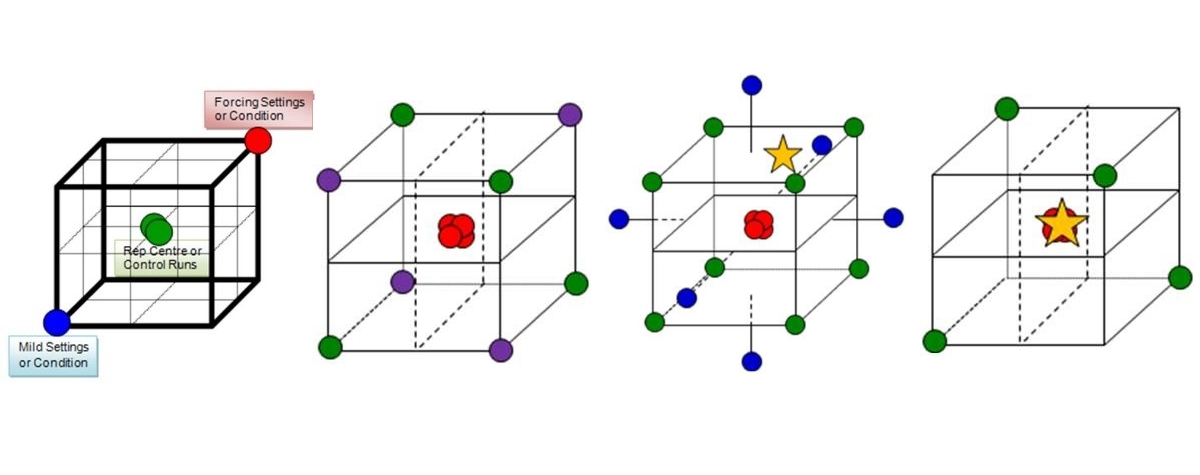
#> input picture images/DOE_example.jpg, 1200 x 475 px; its folder holds only this picture in this run
$ python -i backend.py   (imports and definitions only)
#> lines starting #> are read from the running program, lines starting #| are printed output that depends on the picture; after the words box and inside, x2 and y2 are one past the last pixel; in counts of white or black regions, pixels touching at a corner belong together
import numpy as np
import cv2 as cv
from scipy.ndimage.measurements import label
import os
import pandas as pd
import matplotlib.pyplot as plt
import warnings
from scipy.ndimage import gaussian_filter1d


def norm(image, scale_to=255):
    '''
    Normalize the input image to a specified scale.

    :param image: input image
    :param scale_to: max to scale to, default: 255 for 8 bit images
    :return:
    '''
    # Convert image to float type for precise calculations
    img = image[:].astype(float)

    # Normalize the image to the range [0, 1]
    out = (img - img.min()) / (img.max() - img.min())

    # Scale the normalized image to the specified scale
    out *= scale_to

    out = np.uint8(out.astype(int))

    return out


def get_rotated_image(img, theta):
    '''
    Rotate the input image by a specified angle.

    :param img: input image
    :param theta: angle to rotate
    :return: rotated image
    '''
    # Get the dimensions of the image
    rows, cols = img.shape[:2]

    # Compute the rotation matrix for the given angle
    rotation_matrix = cv.getRotationMatrix2D((cols / 2, rows / 2), theta * 180 / np.pi, 1)

    # Apply the rotation to the image
    return cv.warpAffine(img, rotation_matrix, (cols, rows))


# [58 lines left out: functions find_valley_peak, crop_left_right_cassette, not called in this run]


def get_fit(x, y):
    """
    Get the slope and intercept from x and y series using numpy.polyfit.
    Return 0 for slope if there is an exception.

    :param x: numpy array, x series
    :param y: numpy array, y series
    :return: slope and intercept
    """
    try:
        # Perform linear fit
        slope, intercept = np.polyfit(x, y, deg=1)
    except:
        # Return 0 for slope and intecept if an exception occurs
        slope = 0
        intercept = 0
    return slope, intercept


def get_slope(x, y):
    """
    Get the slope from x and y series.

    :param x: numpy array, x series
    :param y: numpy array, y series
    :return: slope
    """
    return get_fit(x, y)[0]

def align_crop(image, median_blur_size=7, sobel_size=5, dark_frame=1, sign_list=[1, -1]):
    '''
    Align and crop the top and bottom of the input image.

    :param image: input image
    :param median_blur_size: size for median blur before getting labeled regions to get slopes
    :param sobel_size: size of kernel for blurring during Sobel calculation to crop top and bottom
    :param dark_frame: if 1, the area around the strip is black; if 0, white
    :param sign_list: to keep track of the sign of the derivative
    :return: dictionary containing ROI, angle used for rotation, and crop range
    '''
    # Convert image to grayscale
    if len(image.shape) == 2:
        gray = np.copy(image)
    elif len(image.shape) == 3:
        gray = cv.cvtColor(image, cv.COLOR_BGR2GRAY)
    elif len(image.shape) > 3:
        gray = image.mean(axis=-1)

    # Apply Sobel filter to find horizontal lines and calculate the angle
    sobely = cv.Sobel(gray, cv.CV_64F, 0, 1, ksize=sobel_size)
    threshold_value, threshold_image = cv.threshold(norm(np.abs(sobely)), 0, 255, cv.THRESH_BINARY + cv.THRESH_OTSU)
    threshold_image = cv.medianBlur(threshold_image, median_blur_size)
    labeled_array, num_features = label(threshold_image)

    # Calculate the slope and the number of pixels for each labeled region
    slope = np.array(
        [[get_slope(*np.where(labeled_array == i)[::-1]), len(np.where(labeled_array == i)[0])]
         for i in range(1, num_features + 1)])
    slope = slope[~np.isnan(slope[:, 0]),]

    # Calculate the mean angle weighted by the number of pixels
    angle = np.arctan(slope[:, 0])
    angle_mean = (angle * slope[:, 1]).sum() / slope[:, 1].sum()

    # Rotate the grayscale image and Sobel image by the calculated angle
    gray_rot = get_rotated_image(gray, angle_mean)
    sobely_rot = get_rotated_image(sobely, angle_mean)

    # Find the top and bottom borders of the rotated Sobel image
    line = sobely_rot.sum(axis=1)
    mid = int(len(line) / 2)

    # Adjust the sign list based on the dark_frame parameter
    if dark_frame == 1:
        sign_list = np.array(sign_list)
    else:
        sign_list = np.array(sign_list) * (-1)

    # Find the top and bottom crop indices
    i0 = np.argmax(sign_list[0] * line[:mid])
    i1 = np.argmax(sign_list[1] * line[mid:]) + mid

    # Return the cropped image, angle, and crop range
    return {'image': gray_rot[i0:i1],
            'angle': angle_mean,
            'crop_range': np.array([i0, i1])}


# [496 lines left out: functions get_sub_ROI, detrend_line_linear, pick_channel, get_line_signal, get_spot_signal, process_ROI and 4 more, not called in this run]

>>> import cv2
>>> picture = cv2.imread('../../images/DOE_example.jpg')
#> picture is the input picture: shape (475, 1200, 3); mean B, G, R 239.8, 240.5, 240.5
>>> result = align_crop(picture)
#> in align_crop, `sobely = cv.Sobel(gray, cv.CV_64F, 0, 1, ksize=sobel_size)`:
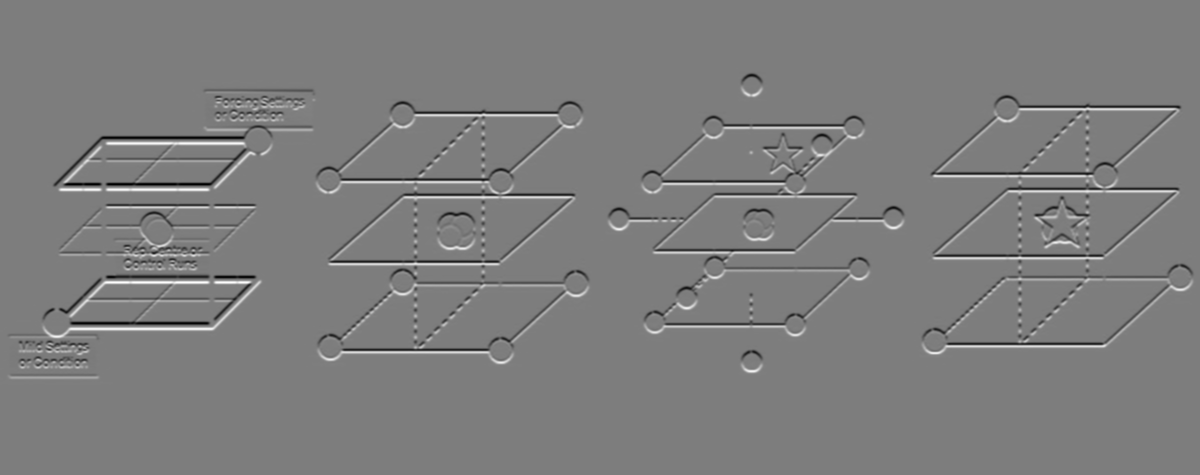
#> sobely: shape (475, 1200) float64; min -11669, max 11998, mean 0; drawn with min black and max white
#> in norm, `img = image[:].astype(float)`:
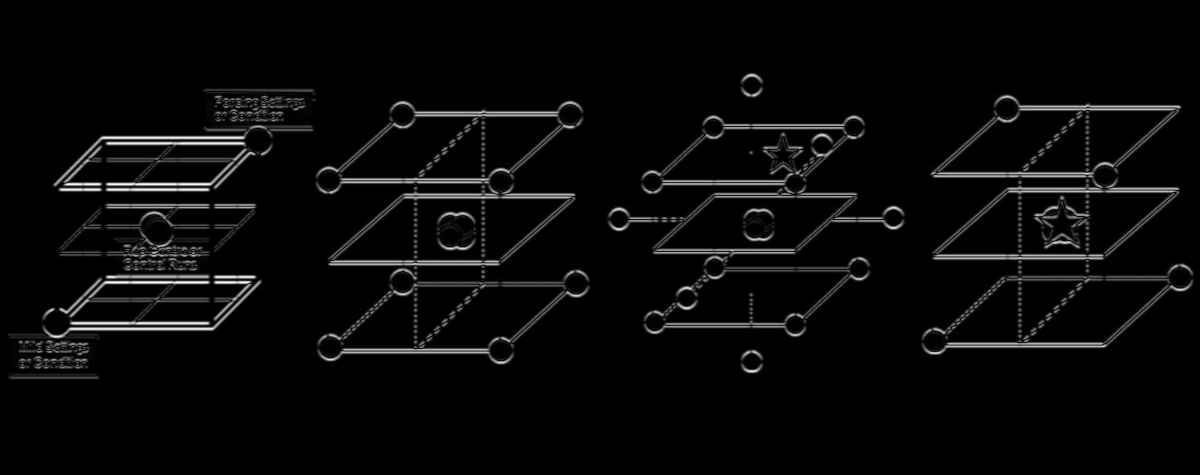
#> img: shape (475, 1200) float64; min 0, max 11998, mean 426.4; drawn with min black and max white
#> in align_crop, `threshold_value, threshold_image = cv.threshold(norm(np.abs(sobely)), ..`:
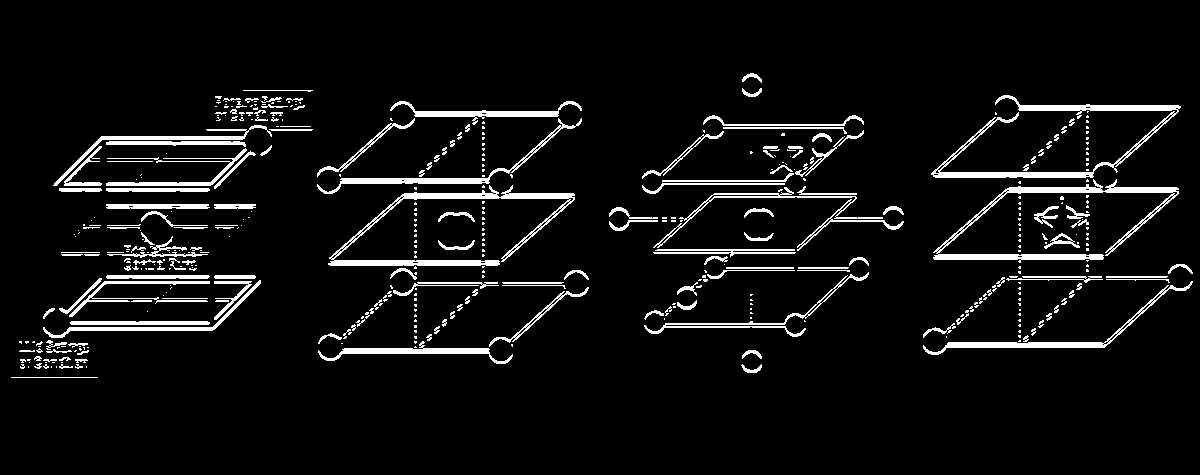
#> threshold_image: shape (475, 1200); 6.2% white; 445 white regions (280 under 20 px), largest, box (x1, y1, x2, y2) and area: (931, 95, 1181, 178) 2732, (328, 185, 575, 266) 2730, (933, 179, 1179, 263) 2728
#> in align_crop, `threshold_value, threshold_image = cv.threshold(norm(np.abs(sobely)), ..`: threshold_value = 58
#> in align_crop, `threshold_image = cv.medianBlur(threshold_image, median_blur_size)`:
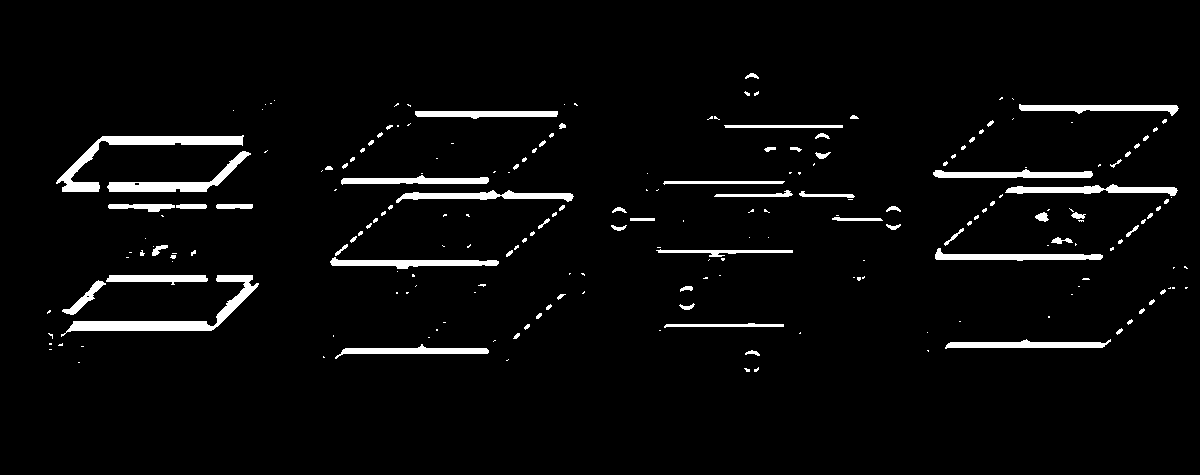
#> threshold_image: shape (475, 1200); 3.9% white; 216 white regions (141 under 20 px), largest, box (x1, y1, x2, y2) and area: (61, 275, 259, 337) 2176, (56, 135, 244, 192) 2056, (107, 151, 251, 192) 1358
#> in align_crop, `labeled_array, num_features = label(threshold_image)`:
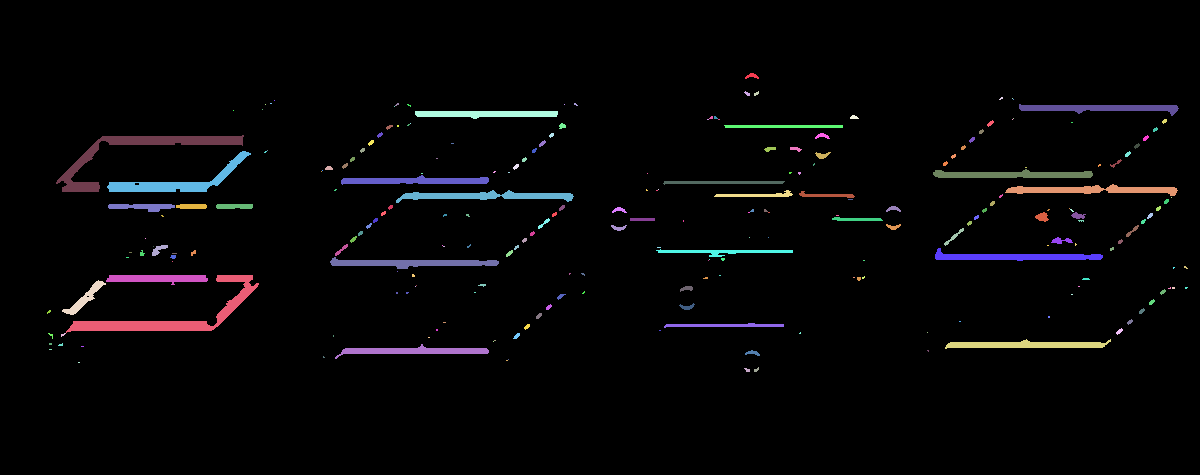
#> labeled_array: shape (475, 1200) int32; 235 distinct labels, from 0 to 234; one colour per label, 0 black
#> in align_crop, `labeled_array, num_features = label(threshold_image)`: num_features = 234
#> in get_fit, `slope, intercept = np.polyfit(x, y, deg=1)`: slope = -0.00326; intercept = 78.04
#> in align_crop, `slope = np.array( [[get_slope(*np.where(labeled_array == i)[::-1]), le..`: slope = 234 pairs, first value -1 to 0.821, second value 1 to 2166
#> in align_crop, `angle = np.arctan(slope[:, 0])`: angle = 234 values, max 0.687 at index 137, min -0.785 at index 63, mean -0.121
#> in align_crop, `angle_mean = (angle * slope[:, 1]).sum() / slope[:, 1].sum()`: angle_mean = -0.0989
#> in get_rotated_image, `rotation_matrix = cv.getRotationMatrix2D((cols / 2, rows / 2), theta *..`: rotation_matrix = [[0.995, -0.0987, 26.37], [0.0987, 0.995, -58.06]]
#> in get_rotated_image, `return cv.warpAffine(img, rotation_matrix, (cols, rows))`:
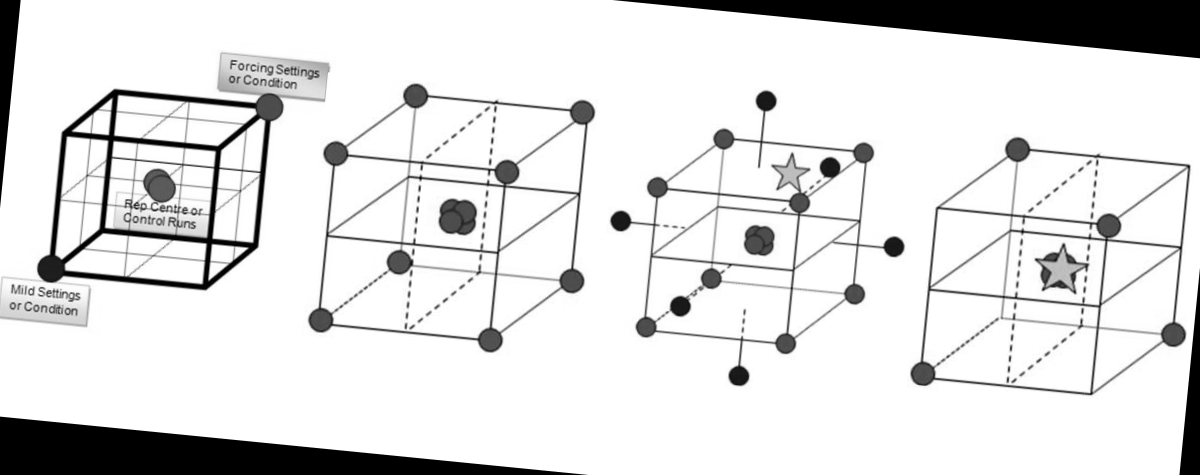
#> returned value: shape (475, 1200); min 0, max 255, mean 223.2
#> call 2 of get_rotated_image, with theta = -0.0989
#> in get_rotated_image (call 2), `return cv.warpAffine(img, rotation_matrix, (cols, rows))`:
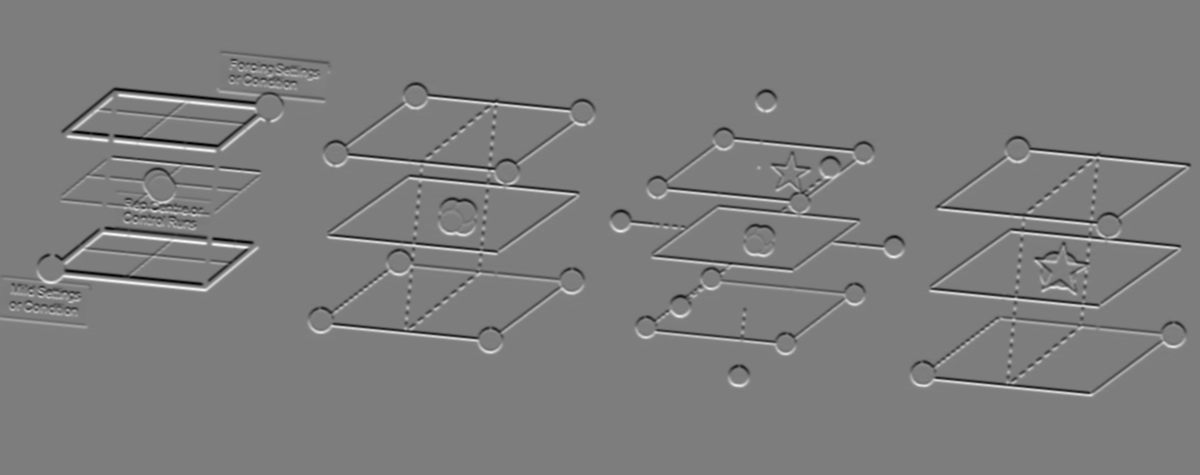
#> returned value: shape (475, 1200) float64; min -11664, max 11982.9, mean 0; drawn with min black and max white
#> in align_crop, `line = sobely_rot.sum(axis=1)`: line = 475 values, max 491987.4 at index 246, min -479533.5 at index 91, mean -41.53
#> in align_crop, `mid = int(len(line) / 2)`: mid = 237
#> in align_crop, `i0 = np.argmax(sign_list[0] * line[:mid])`: i0 = 107
#> in align_crop, `i1 = np.argmax(sign_list[1] * line[mid:]) + mid`: i1 = 272
#> result = 3 items
